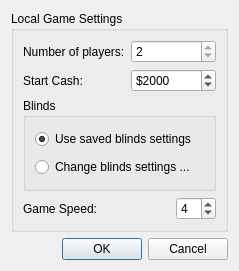
<?xml version="1.0" encoding="UTF-8"?>
<ui version="4.0">
 <class>newGameDialog</class>
 <widget class="QDialog" name="newGameDialog">
  <property name="geometry">
   <rect>
    <x>0</x>
    <y>0</y>
    <width>239</width>
    <height>271</height>
   </rect>
  </property>
  <property name="windowTitle">
   <string>Start Local Game</string>
  </property>
  <layout class="QGridLayout">
   <item row="0" column="0">
    <widget class="QGroupBox" name="groupBox">
     <property name="title">
      <string>Local Game Settings</string>
     </property>
     <layout class="QGridLayout">
      <item row="0" column="0">
       <widget class="QLabel" name="label">
        <property name="text">
         <string>Number of players:</string>
        </property>
        <property name="buddy">
         <cstring>spinBox_quantityPlayers</cstring>
        </property>
       </widget>
      </item>
      <item row="0" column="1" colspan="2">
        <widget class="QSpinBox" name="spinBox_quantityPlayers">
         <property name="minimum">
          <number>2</number>
         </property>
         <property name="maximum">
          <number>2</number>
         </property>
         <property name="value">
          <number>2</number>
         </property>
        </widget>
      </item>
      <item row="1" column="0">
       <widget class="QLabel" name="label_2">
        <property name="text">
         <string>Start Cash:</string>
        </property>
        <property name="buddy">
         <cstring>spinBox_startCash</cstring>
        </property>
       </widget>
      </item>
      <item row="1" column="1" colspan="2">
       <widget class="QSpinBox" name="spinBox_startCash">
        <property name="prefix">
         <string>$</string>
        </property>
        <property name="minimum">
         <number>1000</number>
        </property>
        <property name="maximum">
         <number>1000000</number>
        </property>
        <property name="singleStep">
         <number>50</number>
        </property>
        <property name="value">
         <number>2000</number>
        </property>
       </widget>
      </item>
      <item row="2" column="0" colspan="3">
       <widget class="QGroupBox" name="groupBox_2">
        <property name="title">
         <string>Blinds</string>
        </property>
        <layout class="QGridLayout">
         <item row="0" column="0">
          <widget class="QRadioButton" name="radioButton_useSavedBlindsSettings">
           <property name="text">
            <string>Use saved blinds settings</string>
           </property>
           <property name="checked">
            <bool>true</bool>
           </property>
          </widget>
         </item>
         <item row="1" column="0">
          <widget class="QRadioButton" name="radioButton_changeBlindsSettings">
           <property name="text">
            <string>Change blinds settings ...</string>
           </property>
          </widget>
         </item>
        </layout>
       </widget>
      </item>
      <item row="3" column="0" colspan="2">
       <widget class="QLabel" name="label_5">
        <property name="text">
         <string>Game Speed:</string>
        </property>
        <property name="buddy">
         <cstring>spinBox_gameSpeed</cstring>
        </property>
       </widget>
      </item>
      <item row="3" column="2">
       <widget class="QSpinBox" name="spinBox_gameSpeed">
        <property name="minimum">
         <number>1</number>
        </property>
        <property name="maximum">
         <number>11</number>
        </property>
        <property name="value">
         <number>4</number>
        </property>
       </widget>
      </item>
     </layout>
    </widget>
   </item>
   <item row="1" column="0">
    <widget class="QDialogButtonBox" name="buttonBox">
     <property name="orientation">
      <enum>Qt::Horizontal</enum>
     </property>
     <property name="standardButtons">
      <set>QDialogButtonBox::Cancel|QDialogButtonBox::Ok</set>
     </property>
    </widget>
   </item>
  </layout>
 </widget>
 <tabstops>
  <tabstop>spinBox_quantityPlayers</tabstop>
  <tabstop>spinBox_startCash</tabstop>
  <tabstop>radioButton_useSavedBlindsSettings</tabstop>
  <tabstop>radioButton_changeBlindsSettings</tabstop>
  <tabstop>spinBox_gameSpeed</tabstop>
  <tabstop>buttonBox</tabstop>
 </tabstops>
 <resources/>
 <connections>
  <connection>
   <sender>buttonBox</sender>
   <signal>accepted()</signal>
   <receiver>newGameDialog</receiver>
   <slot>accept()</slot>
   <hints>
    <hint type="sourcelabel">
     <x>248</x>
     <y>254</y>
    </hint>
    <hint type="destinationlabel">
     <x>157</x>
     <y>274</y>
    </hint>
   </hints>
  </connection>
  <connection>
   <sender>buttonBox</sender>
   <signal>rejected()</signal>
   <receiver>newGameDialog</receiver>
   <slot>reject()</slot>
   <hints>
    <hint type="sourcelabel">
     <x>316</x>
     <y>260</y>
    </hint>
    <hint type="destinationlabel">
     <x>286</x>
     <y>274</y>
    </hint>
   </hints>
  </connection>
 </connections>
</ui>
